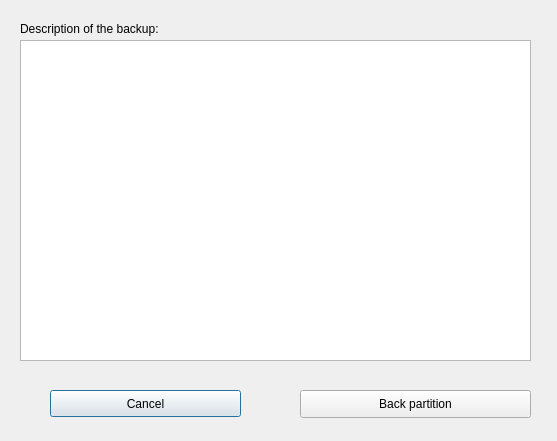
<?xml version="1.0" encoding="UTF-8"?>
<ui version="4.0">
 <class>FileDialog</class>
 <widget class="QDialog" name="FileDialog">
  <property name="geometry">
   <rect>
    <x>0</x>
    <y>0</y>
    <width>557</width>
    <height>441</height>
   </rect>
  </property>
  <property name="windowTitle">
   <string extracomment="Beschreibung der Sicherung">Description of the backup</string>
  </property>
  <widget class="QPushButton" name="cmd_cancel">
   <property name="geometry">
    <rect>
     <x>50</x>
     <y>390</y>
     <width>191</width>
     <height>27</height>
    </rect>
   </property>
   <property name="text">
    <string extracomment="Abbrechen">Cancel</string>
   </property>
  </widget>
  <widget class="QLabel" name="label">
   <property name="geometry">
    <rect>
     <x>20</x>
     <y>20</y>
     <width>251</width>
     <height>18</height>
    </rect>
   </property>
   <property name="text">
    <string extracomment="Beschreibung der Sicherung:">Description of the backup:</string>
   </property>
  </widget>
  <widget class="QPushButton" name="cmd_save">
   <property name="geometry">
    <rect>
     <x>300</x>
     <y>390</y>
     <width>231</width>
     <height>28</height>
    </rect>
   </property>
   <property name="text">
    <string extracomment="Partition sichern">Back partition</string>
   </property>
  </widget>
  <widget class="QTextEdit" name="textEdit">
   <property name="geometry">
    <rect>
     <x>20</x>
     <y>40</y>
     <width>511</width>
     <height>321</height>
    </rect>
   </property>
   <property name="lineWidth">
    <number>1</number>
   </property>
   <property name="autoFormatting">
    <set>QTextEdit::AutoNone</set>
   </property>
   <property name="tabChangesFocus">
    <bool>true</bool>
   </property>
   <property name="lineWrapMode">
    <enum>QTextEdit::WidgetWidth</enum>
   </property>
   <property name="lineWrapColumnOrWidth">
    <number>0</number>
   </property>
   <property name="html">
    <string>&lt;!DOCTYPE HTML PUBLIC &quot;-//W3C//DTD HTML 4.0//EN&quot; &quot;http://www.w3.org/TR/REC-html40/strict.dtd&quot;&gt;
&lt;html&gt;&lt;head&gt;&lt;meta name=&quot;qrichtext&quot; content=&quot;1&quot; /&gt;&lt;style type=&quot;text/css&quot;&gt;
p, li { white-space: pre-wrap; }
&lt;/style&gt;&lt;/head&gt;&lt;body style=&quot; font-family:'Ubuntu'; font-size:11pt; font-weight:400; font-style:normal;&quot;&gt;
&lt;p style=&quot;-qt-paragraph-type:empty; margin-top:0px; margin-bottom:0px; margin-left:0px; margin-right:0px; -qt-block-indent:0; text-indent:0px; font-family:'Sans'; font-size:10pt;&quot;&gt;&lt;br /&gt;&lt;/p&gt;&lt;/body&gt;&lt;/html&gt;</string>
   </property>
  </widget>
 </widget>
 <resources/>
 <connections/>
</ui>
